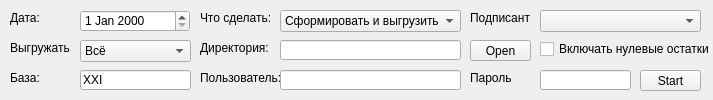
<?xml version="1.0" encoding="UTF-8"?>
<ui version="4.0">
 <class>MainWindow</class>
 <widget class="QMainWindow" name="MainWindow">
  <property name="geometry">
   <rect>
    <x>0</x>
    <y>0</y>
    <width>713</width>
    <height>100</height>
   </rect>
  </property>
  <property name="sizePolicy">
   <sizepolicy hsizetype="Fixed" vsizetype="Fixed">
    <horstretch>0</horstretch>
    <verstretch>0</verstretch>
   </sizepolicy>
  </property>
  <property name="windowTitle">
   <string>Экспорт ежедневных отчётов ДЕПО</string>
  </property>
  <widget class="QWidget" name="centralwidget">
   <widget class="QLabel" name="label_1">
    <property name="geometry">
     <rect>
      <x>10</x>
      <y>10</y>
      <width>61</width>
      <height>16</height>
     </rect>
    </property>
    <property name="text">
     <string>Дата:</string>
    </property>
   </widget>
   <widget class="QPushButton" name="button_start">
    <property name="geometry">
     <rect>
      <x>640</x>
      <y>70</y>
      <width>61</width>
      <height>21</height>
     </rect>
    </property>
    <property name="text">
     <string>Start</string>
    </property>
   </widget>
   <widget class="QLineEdit" name="line_base">
    <property name="geometry">
     <rect>
      <x>80</x>
      <y>70</y>
      <width>111</width>
      <height>20</height>
     </rect>
    </property>
    <property name="text">
     <string>XXI</string>
    </property>
   </widget>
   <widget class="QLineEdit" name="line_user">
    <property name="geometry">
     <rect>
      <x>280</x>
      <y>70</y>
      <width>181</width>
      <height>20</height>
     </rect>
    </property>
   </widget>
   <widget class="QLineEdit" name="line_pass">
    <property name="geometry">
     <rect>
      <x>540</x>
      <y>70</y>
      <width>91</width>
      <height>20</height>
     </rect>
    </property>
    <property name="text">
     <string/>
    </property>
    <property name="echoMode">
     <enum>QLineEdit::Password</enum>
    </property>
   </widget>
   <widget class="QLabel" name="label_4">
    <property name="geometry">
     <rect>
      <x>10</x>
      <y>70</y>
      <width>61</width>
      <height>16</height>
     </rect>
    </property>
    <property name="text">
     <string>База:</string>
    </property>
   </widget>
   <widget class="QComboBox" name="combo_why">
    <property name="geometry">
     <rect>
      <x>80</x>
      <y>40</y>
      <width>111</width>
      <height>22</height>
     </rect>
    </property>
    <item>
     <property name="text">
      <string>Всё</string>
     </property>
    </item>
    <item>
     <property name="text">
      <string>Остатки</string>
     </property>
    </item>
    <item>
     <property name="text">
      <string>Операции</string>
     </property>
    </item>
   </widget>
   <widget class="QLabel" name="label_2">
    <property name="geometry">
     <rect>
      <x>10</x>
      <y>40</y>
      <width>61</width>
      <height>16</height>
     </rect>
    </property>
    <property name="text">
     <string>Выгружать:</string>
    </property>
   </widget>
   <widget class="QDateEdit" name="date_report">
    <property name="geometry">
     <rect>
      <x>80</x>
      <y>10</y>
      <width>110</width>
      <height>22</height>
     </rect>
    </property>
   </widget>
   <widget class="QLabel" name="label_5">
    <property name="geometry">
     <rect>
      <x>200</x>
      <y>70</y>
      <width>81</width>
      <height>16</height>
     </rect>
    </property>
    <property name="text">
     <string>Пользователь:</string>
    </property>
   </widget>
   <widget class="QLabel" name="label_6">
    <property name="geometry">
     <rect>
      <x>470</x>
      <y>70</y>
      <width>41</width>
      <height>16</height>
     </rect>
    </property>
    <property name="text">
     <string>Пароль:</string>
    </property>
   </widget>
   <widget class="QLabel" name="label_7">
    <property name="geometry">
     <rect>
      <x>200</x>
      <y>40</y>
      <width>71</width>
      <height>16</height>
     </rect>
    </property>
    <property name="text">
     <string>Директория:</string>
    </property>
   </widget>
   <widget class="QLineEdit" name="line_path">
    <property name="geometry">
     <rect>
      <x>280</x>
      <y>40</y>
      <width>181</width>
      <height>20</height>
     </rect>
    </property>
    <property name="text">
     <string/>
    </property>
   </widget>
   <widget class="QPushButton" name="button_path">
    <property name="geometry">
     <rect>
      <x>470</x>
      <y>40</y>
      <width>61</width>
      <height>21</height>
     </rect>
    </property>
    <property name="text">
     <string>Open</string>
    </property>
   </widget>
   <widget class="QLabel" name="label_3">
    <property name="geometry">
     <rect>
      <x>470</x>
      <y>10</y>
      <width>61</width>
      <height>16</height>
     </rect>
    </property>
    <property name="text">
     <string>Подписант:</string>
    </property>
   </widget>
   <widget class="QComboBox" name="combo_sign">
    <property name="geometry">
     <rect>
      <x>540</x>
      <y>10</y>
      <width>161</width>
      <height>22</height>
     </rect>
    </property>
   </widget>
   <widget class="QComboBox" name="combo_why_action">
    <property name="geometry">
     <rect>
      <x>280</x>
      <y>10</y>
      <width>181</width>
      <height>22</height>
     </rect>
    </property>
    <item>
     <property name="text">
      <string>Сформировать и выгрузить</string>
     </property>
    </item>
    <item>
     <property name="text">
      <string>Сформировать</string>
     </property>
    </item>
    <item>
     <property name="text">
      <string>Выгрузить</string>
     </property>
    </item>
   </widget>
   <widget class="QLabel" name="label_8">
    <property name="geometry">
     <rect>
      <x>200</x>
      <y>10</y>
      <width>71</width>
      <height>16</height>
     </rect>
    </property>
    <property name="text">
     <string>Что сделать:</string>
    </property>
   </widget>
   <widget class="QCheckBox" name="checkbox_if_nulls">
    <property name="geometry">
     <rect>
      <x>540</x>
      <y>40</y>
      <width>171</width>
      <height>18</height>
     </rect>
    </property>
    <property name="text">
     <string>Включать нулевые остатки</string>
    </property>
   </widget>
  </widget>
 </widget>
 <resources/>
 <connections/>
</ui>
